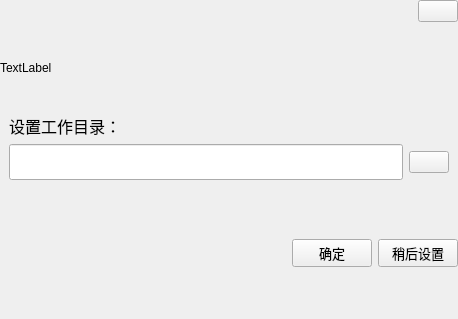
<?xml version="1.0" encoding="UTF-8"?>
<ui version="4.0">
 <class>MRWorkDirSettingWindow</class>
 <widget class="QWidget" name="MRWorkDirSettingWindow">
  <property name="geometry">
   <rect>
    <x>0</x>
    <y>0</y>
    <width>458</width>
    <height>319</height>
   </rect>
  </property>
  <property name="windowTitle">
   <string>Form</string>
  </property>
  <property name="styleSheet">
   <string notr="true"/>
  </property>
  <layout class="QVBoxLayout" name="verticalLayout_3">
   <property name="leftMargin">
    <number>0</number>
   </property>
   <property name="topMargin">
    <number>0</number>
   </property>
   <property name="rightMargin">
    <number>0</number>
   </property>
   <property name="bottomMargin">
    <number>0</number>
   </property>
   <item>
    <widget class="QWidget" name="widget" native="true">
     <property name="styleSheet">
      <string notr="true">border-image: url(:/img/background);</string>
     </property>
     <layout class="QVBoxLayout" name="verticalLayout_2">
      <property name="leftMargin">
       <number>0</number>
      </property>
      <property name="topMargin">
       <number>0</number>
      </property>
      <property name="rightMargin">
       <number>0</number>
      </property>
      <property name="bottomMargin">
       <number>0</number>
      </property>
      <item>
       <layout class="QHBoxLayout" name="horizontalLayout_3">
        <item>
         <spacer name="horizontalSpacer_2">
          <property name="orientation">
           <enum>Qt::Horizontal</enum>
          </property>
          <property name="sizeHint" stdset="0">
           <size>
            <width>40</width>
            <height>20</height>
           </size>
          </property>
         </spacer>
        </item>
        <item>
         <widget class="QPushButton" name="close">
          <property name="styleSheet">
           <string notr="true">border-image:none;</string>
          </property>
          <property name="text">
           <string/>
          </property>
          <property name="icon">
           <iconset resource="../MindReader/res/resource.qrc">
            <normaloff>:/img/close</normaloff>:/img/close</iconset>
          </property>
          <property name="iconSize">
           <size>
            <width>24</width>
            <height>24</height>
           </size>
          </property>
         </widget>
        </item>
       </layout>
      </item>
      <item>
       <widget class="QLabel" name="label_2">
        <property name="minimumSize">
         <size>
          <width>0</width>
          <height>80</height>
         </size>
        </property>
        <property name="styleSheet">
         <string notr="true">border-image:none;background:transparent;</string>
        </property>
        <property name="text">
         <string>TextLabel</string>
        </property>
        <property name="scaledContents">
         <bool>true</bool>
        </property>
       </widget>
      </item>
     </layout>
    </widget>
   </item>
   <item>
    <layout class="QVBoxLayout" name="verticalLayout">
     <property name="leftMargin">
      <number>9</number>
     </property>
     <property name="rightMargin">
      <number>9</number>
     </property>
     <item>
      <widget class="QLabel" name="label">
       <property name="font">
        <font>
         <family>微软雅黑</family>
         <pointsize>12</pointsize>
        </font>
       </property>
       <property name="styleSheet">
        <string notr="true"/>
       </property>
       <property name="text">
        <string>设置工作目录：</string>
       </property>
       <property name="scaledContents">
        <bool>true</bool>
       </property>
       <property name="wordWrap">
        <bool>true</bool>
       </property>
      </widget>
     </item>
     <item>
      <layout class="QHBoxLayout" name="horizontalLayout" stretch="1,0">
       <property name="leftMargin">
        <number>0</number>
       </property>
       <property name="rightMargin">
        <number>0</number>
       </property>
       <item>
        <widget class="QLineEdit" name="lineEdit">
         <property name="minimumSize">
          <size>
           <width>0</width>
           <height>36</height>
          </size>
         </property>
         <property name="font">
          <font>
           <family>微软雅黑</family>
           <pointsize>12</pointsize>
          </font>
         </property>
         <property name="styleSheet">
          <string notr="true">border-image:none;</string>
         </property>
        </widget>
       </item>
       <item>
        <widget class="QPushButton" name="browserBtn">
         <property name="styleSheet">
          <string notr="true">border-image:none;</string>
         </property>
         <property name="text">
          <string/>
         </property>
         <property name="icon">
          <iconset resource="../MindReader/res/resource.qrc">
           <normaloff>:/img/browser</normaloff>:/img/browser</iconset>
         </property>
         <property name="iconSize">
          <size>
           <width>32</width>
           <height>32</height>
          </size>
         </property>
        </widget>
       </item>
      </layout>
     </item>
    </layout>
   </item>
   <item>
    <spacer name="verticalSpacer">
     <property name="orientation">
      <enum>Qt::Vertical</enum>
     </property>
     <property name="sizeHint" stdset="0">
      <size>
       <width>20</width>
       <height>32</height>
      </size>
     </property>
    </spacer>
   </item>
   <item>
    <layout class="QHBoxLayout" name="horizontalLayout_2">
     <item>
      <spacer name="horizontalSpacer">
       <property name="orientation">
        <enum>Qt::Horizontal</enum>
       </property>
       <property name="sizeHint" stdset="0">
        <size>
         <width>40</width>
         <height>20</height>
        </size>
       </property>
      </spacer>
     </item>
     <item>
      <widget class="QPushButton" name="confirm">
       <property name="sizePolicy">
        <sizepolicy hsizetype="Fixed" vsizetype="Fixed">
         <horstretch>0</horstretch>
         <verstretch>0</verstretch>
        </sizepolicy>
       </property>
       <property name="font">
        <font>
         <family>微软雅黑</family>
         <pointsize>10</pointsize>
        </font>
       </property>
       <property name="text">
        <string>确定</string>
       </property>
       <property name="icon">
        <iconset resource="../MindReader/res/resource.qrc">
         <normaloff>:/img/ok</normaloff>:/img/ok</iconset>
       </property>
       <property name="iconSize">
        <size>
         <width>24</width>
         <height>24</height>
        </size>
       </property>
      </widget>
     </item>
     <item>
      <widget class="QPushButton" name="ignore">
       <property name="font">
        <font>
         <family>微软雅黑</family>
         <pointsize>10</pointsize>
        </font>
       </property>
       <property name="text">
        <string>稍后设置</string>
       </property>
       <property name="icon">
        <iconset resource="../MindReader/res/resource.qrc">
         <normaloff>:/img/later</normaloff>:/img/later</iconset>
       </property>
       <property name="iconSize">
        <size>
         <width>24</width>
         <height>24</height>
        </size>
       </property>
      </widget>
     </item>
    </layout>
   </item>
   <item>
    <spacer name="verticalSpacer_2">
     <property name="orientation">
      <enum>Qt::Vertical</enum>
     </property>
     <property name="sizeHint" stdset="0">
      <size>
       <width>20</width>
       <height>32</height>
      </size>
     </property>
    </spacer>
   </item>
  </layout>
 </widget>
 <resources>
  <include location="../MindReader/res/resource.qrc"/>
 </resources>
 <connections/>
</ui>
